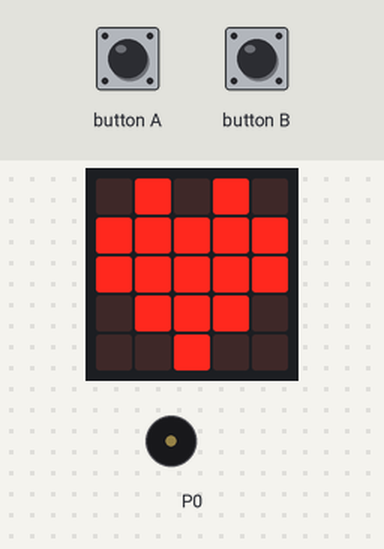
A program run on a simulated BBC micro:bit (MakeCode). On the bench: the board's 5×5 LED display, buzzer (waves = sounding). The inputs (shaded band) are chosen by the test bench.

Above: at 0.2 s.
At 0.61 s:
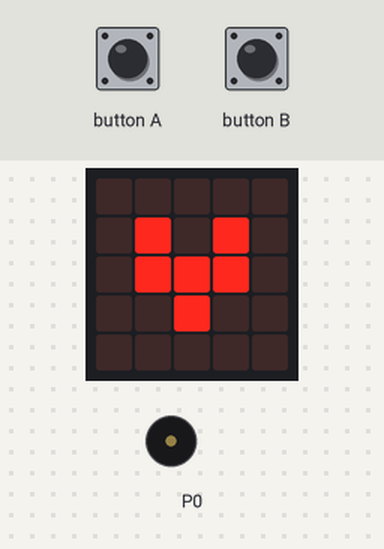
1.3 s: button A pressed 5 times (0.12 s each, 0.3 s apart)
At 1.83 s:
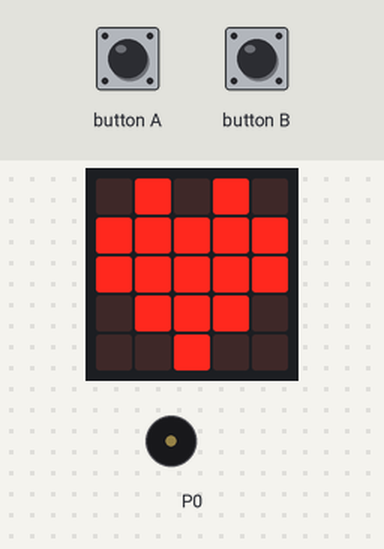
Timing chart, 0 to 4.3 s (numbered marks = the images above; inputs shaded):
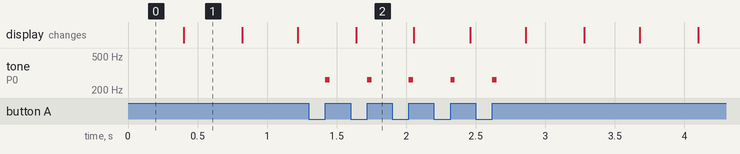

The program:

main.ts
```typescript
input.onButtonPressed(Button.A, function () {
    music.play(music.tonePlayable(262, music.beat(BeatFraction.Sixteenth)), music.PlaybackMode.InBackground)
})
input.onButtonPressed(Button.B, function () {

})
basic.forever(function () {
    basic.showLeds(`
        . # . # .
        # # # # #
        # # # # #
        . # # # .
        . . # . .
        `)
    basic.showLeds(`
        . . . . .
        . # . # .
        . # # # .
        . . # . .
        . . . . .
        `)
})
```

test.ts
```typescript
// les tests vont ici ; cela ne sera pas compilé si ce paquet est utilisé en tant qu'extension.
```

Measured:
- after the input at 1.3 s, tone on P0: alternates 262 Hz for 0.03 s and silent for 0.27 s, 10 changes in all, then stays silent, starting after 0.12 s
- what the display in image 1 shows lasts 0.4 s, from 0.4 s to 0.8 s
